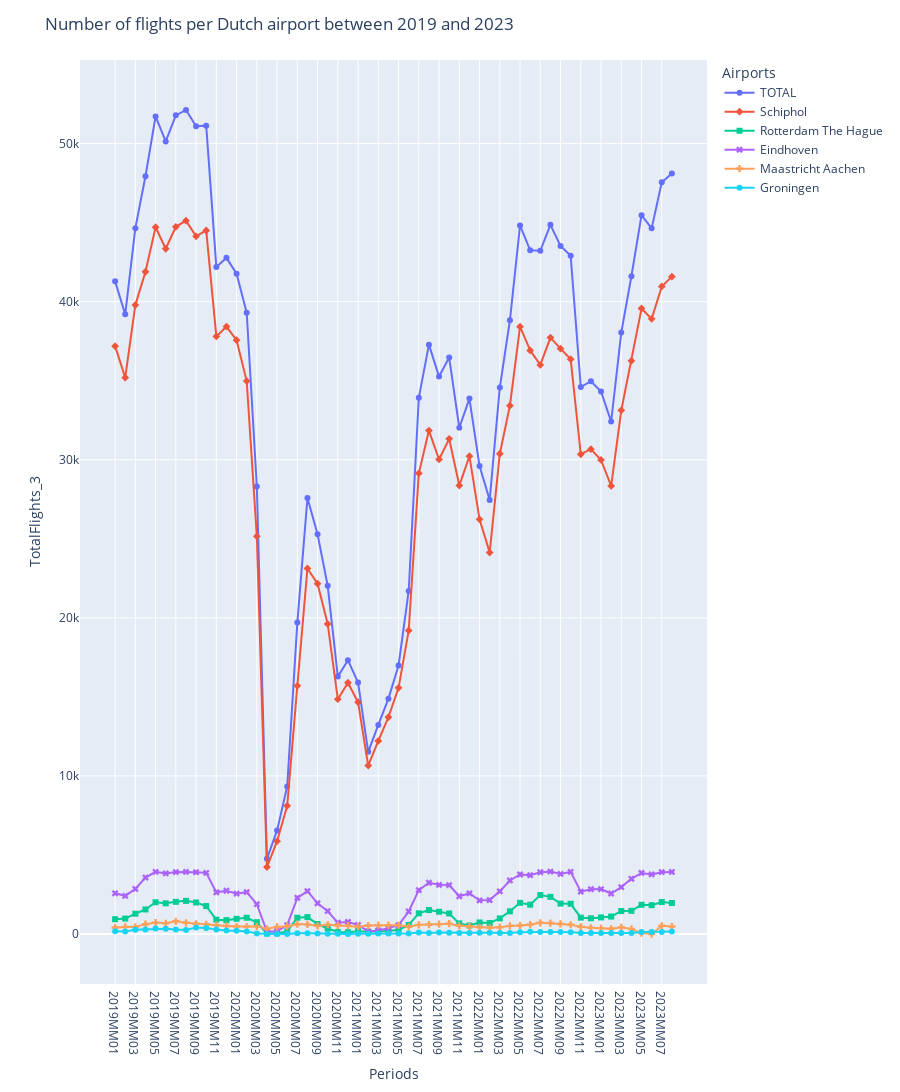

Notebook code for this chart:
### Code cell
data_total = data.loc[data['Periods'].str.contains('2019MM|2020MM|2021MM|2022MM|2023MM', case=False, regex=True)]

print(f'Dataframe shape: {data_total.shape}')

figtotal = px.line(data_total, 
                x = "Periods", 
                y = "TotalFlights_3",
                color = "Airports",
                symbol = "Airports"
                )

figtotal.update_layout(
                title={'text': 'Number of flights per Dutch airport between 2019 and 2023'},
                height=1200,
                # showlegend=False
                )

figtotal.show()

### Figure 1 — Plotly figure (JSON) as saved in the notebook; plotly's stock layout.template omitted (floating-point values rounded to 4 significant figures)
{"data": [{"hovertemplate": "Airports=TOTAL<br>Periods=%{x}<br>TotalFlights_3=%{y}<extra></extra>", "legendgroup": "TOTAL", "line": {"color": "#636efa", "dash": "solid"}, "marker": {"symbol": "circle"}, "mode": "markers+lines", "name": "TOTAL", "orientation": "v", "showlegend": true, "type": "scatter", "x": ["2019MM01", "2019MM02", "2019MM03", "2019MM04", "2019MM05", "2019MM06", "2019MM07", "2019MM08", "2019MM09", "2019MM10", "2019MM11", "2019MM12", "2020MM01", "2020MM02", "2020MM03", "2020MM04", "2020MM05", "2020MM06", "2020MM07", "2020MM08", "2020MM09", "2020MM10", "2020MM11", "2020MM12", "2021MM01", "2021MM02", "2021MM03", "2021MM04", "2021MM05", "2021MM06", "2021MM07", "2021MM08", "2021MM09", "2021MM10", "2021MM11", "2021MM12", "2022MM01", "2022MM02", "2022MM03", "2022MM04", "2022MM05", "2022MM06", "2022MM07", "2022MM08", "2022MM09", "2022MM10", "2022MM11", "2022MM12", "2023MM01", "2023MM02", "2023MM03", "2023MM04", "2023MM05", "2023MM06", "2023MM07", "2023MM08"], "xaxis": "x", "y": [41285, 39204, 44649, 47934, 51719, 50135, 51786, 52127, 51091, 51135, 42195, 42771, 41768, 39299, 28306, 4759, 6556, 9336, 19701, 27575, 25290, 22028, 16283, 17325, 15907, 11528, 13228, 14891, 16987, 21701, 33916, 37282, 35262, 36465, 32026, 33869, 29604, 27456, 34568, 38824, 44823, 43248, 43218, 44862, 43523, 42909, 34597, 34968, 34322, 32416, 38044, 41609, 45469, 44638, 47556, 48111], "yaxis": "y"}, {"hovertemplate": "Airports=Schiphol<br>Periods=%{x}<br>TotalFlights_3=%{y}<extra></extra>", "legendgroup": "Schiphol", "line": {"color": "#EF553B", "dash": "solid"}, "marker": {"symbol": "diamond"}, "mode": "markers+lines", "name": "Schiphol", "orientation": "v", "showlegend": true, "type": "scatter", "x": ["2019MM01", "2019MM02", "2019MM03", "2019MM04", "2019MM05", "2019MM06", "2019MM07", "2019MM08", "2019MM09", "2019MM10", "2019MM11", "2019MM12", "2020MM01", "2020MM02", "2020MM03", "2020MM04", "2020MM05", "2020MM06", "2020MM07", "2020MM08", "2020MM09", "2020MM10", "2020MM11", "2020MM12", "2021MM01", "2021MM02", "2021MM03", "2021MM04", "2021MM05", "2021MM06", "2021MM07", "2021MM08", "2021MM09", "2021MM10", "2021MM11", "2021MM12", "2022MM01", "2022MM02", "2022MM03", "2022MM04", "2022MM05", "2022MM06", "2022MM07", "2022MM08", "2022MM09", "2022MM10", "2022MM11", "2022MM12", "2023MM01", "2023MM02", "2023MM03", "2023MM04", "2023MM05", "2023MM06", "2023MM07", "2023MM08"], "xaxis": "x", "y": [37185, 35195, 39785, 41892, 44706, 43348, 44736, 45122, 44131, 44502, 37800, 38425, 37567, 34979, 25155, 4236, 5873, 8108, 15702, 23125, 22162, 19614, 14858, 15896, 14666, 10655, 12217, 13720, 15576, 19195, 29141, 31847, 30019, 31324, 28371, 30225, 26231, 24129, 30382, 33421, 38419, 36919, 36000, 37730, 37027, 36361, 30348, 30669, 29987, 28345, 33128, 36258, 39568, 38912, 40965, 41584], "yaxis": "y"}, {"hovertemplate": "Airports=Rotterdam The Hague<br>Periods=%{x}<br>TotalFlights_3=%{y}<extra></extra>", "legendgroup": "Rotterdam The Hague", "line": {"color": "#00cc96", "dash": "solid"}, "marker": {"symbol": "square"}, "mode": "markers+lines", "name": "Rotterdam The Hague", "orientation": "v", "showlegend": true, "type": "scatter", "x": ["2019MM01", "2019MM02", "2019MM03", "2019MM04", "2019MM05", "2019MM06", "2019MM07", "2019MM08", "2019MM09", "2019MM10", "2019MM11", "2019MM12", "2020MM01", "2020MM02", "2020MM03", "2020MM04", "2020MM05", "2020MM06", "2020MM07", "2020MM08", "2020MM09", "2020MM10", "2020MM11", "2020MM12", "2021MM01", "2021MM02", "2021MM03", "2021MM04", "2021MM05", "2021MM06", "2021MM07", "2021MM08", "2021MM09", "2021MM10", "2021MM11", "2021MM12", "2022MM01", "2022MM02", "2022MM03", "2022MM04", "2022MM05", "2022MM06", "2022MM07", "2022MM08", "2022MM09", "2022MM10", "2022MM11", "2022MM12", "2023MM01", "2023MM02", "2023MM03", "2023MM04", "2023MM05", "2023MM06", "2023MM07", "2023MM08"], "xaxis": "x", "y": [938, 978, 1286, 1556, 2011, 1943, 2039, 2099, 1997, 1771, 910, 878, 963, 1031, 748, 41, 46, 168, 1032, 1071, 635, 353, 134, 115, 181, 144, 185, 195, 267, 579, 1312, 1516, 1410, 1303, 674, 541, 734, 699, 989, 1437, 1974, 1858, 2465, 2353, 1927, 1914, 1037, 996, 1052, 1108, 1455, 1469, 1851, 1826, 2025, 1962], "yaxis": "y"}, {"hovertemplate": "Airports=Eindhoven<br>Periods=%{x}<br>TotalFlights_3=%{y}<extra></extra>", "legendgroup": "Eindhoven", "line": {"color": "#ab63fa", "dash": "solid"}, "marker": {"symbol": "x"}, "mode": "markers+lines", "name": "Eindhoven", "orientation": "v", "showlegend": true, "type": "scatter", "x": ["2019MM01", "2019MM02", "2019MM03", "2019MM04", "2019MM05", "2019MM06", "2019MM07", "2019MM08", "2019MM09", "2019MM10", "2019MM11", "2019MM12", "2020MM01", "2020MM02", "2020MM03", "2020MM04", "2020MM05", "2020MM06", "2020MM07", "2020MM08", "2020MM09", "2020MM10", "2020MM11", "2020MM12", "2021MM01", "2021MM02", "2021MM03", "2021MM04", "2021MM05", "2021MM06", "2021MM07", "2021MM08", "2021MM09", "2021MM10", "2021MM11", "2021MM12", "2022MM01", "2022MM02", "2022MM03", "2022MM04", "2022MM05", "2022MM06", "2022MM07", "2022MM08", "2022MM09", "2022MM10", "2022MM11", "2022MM12", "2023MM01", "2023MM02", "2023MM03", "2023MM04", "2023MM05", "2023MM06", "2023MM07", "2023MM08"], "xaxis": "x", "y": [2579, 2417, 2854, 3573, 3933, 3836, 3922, 3933, 3913, 3870, 2641, 2738, 2554, 2649, 1888, 148, 178, 565, 2292, 2713, 1947, 1451, 721, 769, 572, 169, 226, 373, 562, 1428, 2779, 3245, 3112, 3097, 2390, 2571, 2133, 2151, 2700, 3390, 3768, 3724, 3909, 3948, 3800, 3935, 2683, 2838, 2843, 2565, 2970, 3495, 3864, 3774, 3915, 3929], "yaxis": "y"}, {"hovertemplate": "Airports=Maastricht Aachen<br>Periods=%{x}<br>TotalFlights_3=%{y}<extra></extra>", "legendgroup": "Maastricht Aachen", "line": {"color": "#FFA15A", "dash": "solid"}, "marker": {"symbol": "cross"}, "mode": "markers+lines", "name": "Maastricht Aachen", "orientation": "v", "showlegend": true, "type": "scatter", "x": ["2019MM01", "2019MM02", "2019MM03", "2019MM04", "2019MM05", "2019MM06", "2019MM07", "2019MM08", "2019MM09", "2019MM10", "2019MM11", "2019MM12", "2020MM01", "2020MM02", "2020MM03", "2020MM04", "2020MM05", "2020MM06", "2020MM07", "2020MM08", "2020MM09", "2020MM10", "2020MM11", "2020MM12", "2021MM01", "2021MM02", "2021MM03", "2021MM04", "2021MM05", "2021MM06", "2021MM07", "2021MM08", "2021MM09", "2021MM10", "2021MM11", "2021MM12", "2022MM01", "2022MM02", "2022MM03", "2022MM04", "2022MM05", "2022MM06", "2022MM07", "2022MM08", "2022MM09", "2022MM10", "2022MM11", "2022MM12", "2023MM01", "2023MM02", "2023MM03", "2023MM04", "2023MM05", "2023MM06", "2023MM07", "2023MM08"], "xaxis": "x", "y": [413, 456, 454, 622, 723, 678, 808, 713, 641, 616, 564, 511, 474, 476, 485, 329, 452, 489, 621, 615, 516, 587, 548, 535, 468, 537, 560, 563, 555, 460, 583, 600, 623, 656, 523, 473, 431, 398, 434, 514, 542, 599, 712, 696, 640, 587, 460, 396, 376, 331, 423, 326, 60, 0, 525, 479], "yaxis": "y"}, {"hovertemplate": "Airports=Groningen<br>Periods=%{x}<br>TotalFlights_3=%{y}<extra></extra>", "legendgroup": "Groningen", "line": {"color": "#19d3f3", "dash": "solid"}, "marker": {"symbol": "circle"}, "mode": "markers+lines", "name": "Groningen", "orientation": "v", "showlegend": true, "type": "scatter", "x": ["2019MM01", "2019MM02", "2019MM03", "2019MM04", "2019MM05", "2019MM06", "2019MM07", "2019MM08", "2019MM09", "2019MM10", "2019MM11", "2019MM12", "2020MM01", "2020MM02", "2020MM03", "2020MM04", "2020MM05", "2020MM06", "2020MM07", "2020MM08", "2020MM09", "2020MM10", "2020MM11", "2020MM12", "2021MM01", "2021MM02", "2021MM03", "2021MM04", "2021MM05", "2021MM06", "2021MM07", "2021MM08", "2021MM09", "2021MM10", "2021MM11", "2021MM12", "2022MM01", "2022MM02", "2022MM03", "2022MM04", "2022MM05", "2022MM06", "2022MM07", "2022MM08", "2022MM09", "2022MM10", "2022MM11", "2022MM12", "2023MM01", "2023MM02", "2023MM03", "2023MM04", "2023MM05", "2023MM06", "2023MM07", "2023MM08"], "xaxis": "x", "y": [170, 158, 270, 291, 346, 330, 281, 260, 409, 376, 280, 219, 210, 164, 30, 5, 7, 6, 54, 51, 30, 23, 22, 10, 20, 23, 40, 40, 27, 39, 101, 74, 98, 85, 68, 59, 75, 79, 63, 62, 120, 148, 132, 135, 129, 112, 69, 69, 64, 67, 68, 61, 126, 126, 126, 157], "yaxis": "y"}], "layout": {"height": 1200, "legend": {"title": {"text": "Airports"}, "tracegroupgap": 0}, "margin": {"t": 60}, "title": {"text": "Number of flights per Dutch airport between 2019 and 2023"}, "xaxis": {"anchor": "y", "domain": [0, 1], "title": {"text": "Periods"}}, "yaxis": {"anchor": "x", "domain": [0, 1], "title": {"text": "TotalFlights_3"}}}}
